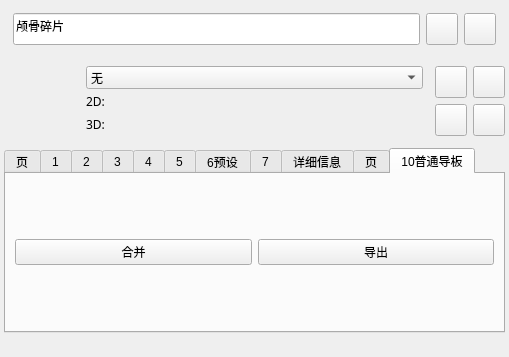
<?xml version="1.0" encoding="UTF-8"?>
<ui version="4.0">
 <class>JVC_Normal</class>
 <widget class="qMRMLWidget" name="JVC_Normal">
  <property name="geometry">
   <rect>
    <x>0</x>
    <y>0</y>
    <width>509</width>
    <height>357</height>
   </rect>
  </property>
  <property name="styleSheet">
   <string notr="true"/>
  </property>
  <layout class="QHBoxLayout" name="horizontalLayout_2">
   <property name="leftMargin">
    <number>4</number>
   </property>
   <property name="topMargin">
    <number>4</number>
   </property>
   <property name="rightMargin">
    <number>4</number>
   </property>
   <property name="bottomMargin">
    <number>4</number>
   </property>
   <item>
    <widget class="QWidget" name="widget" native="true">
     <property name="styleSheet">
      <string notr="true"/>
     </property>
     <layout class="QVBoxLayout" name="verticalLayout_2">
      <property name="spacing">
       <number>12</number>
      </property>
      <property name="leftMargin">
       <number>0</number>
      </property>
      <property name="topMargin">
       <number>0</number>
      </property>
      <property name="rightMargin">
       <number>0</number>
      </property>
      <property name="bottomMargin">
       <number>0</number>
      </property>
      <item>
       <spacer name="verticalSpacer">
        <property name="orientation">
         <enum>Qt::Vertical</enum>
        </property>
        <property name="sizeHint" stdset="0">
         <size>
          <width>20</width>
          <height>40</height>
         </size>
        </property>
       </spacer>
      </item>
      <item>
       <widget class="QWidget" name="widget_4" native="true">
        <layout class="QHBoxLayout" name="horizontalLayout_16">
         <item>
          <widget class="QLineEdit" name="lblName">
           <property name="minimumSize">
            <size>
             <width>0</width>
             <height>32</height>
            </size>
           </property>
           <property name="text">
            <string>颅骨碎片</string>
           </property>
          </widget>
         </item>
         <item>
          <widget class="QPushButton" name="btn_export">
           <property name="minimumSize">
            <size>
             <width>32</width>
             <height>32</height>
            </size>
           </property>
           <property name="maximumSize">
            <size>
             <width>32</width>
             <height>32</height>
            </size>
           </property>
           <property name="text">
            <string/>
           </property>
          </widget>
         </item>
         <item>
          <widget class="QPushButton" name="btnColor">
           <property name="minimumSize">
            <size>
             <width>32</width>
             <height>32</height>
            </size>
           </property>
           <property name="maximumSize">
            <size>
             <width>32</width>
             <height>32</height>
            </size>
           </property>
           <property name="text">
            <string/>
           </property>
          </widget>
         </item>
        </layout>
       </widget>
      </item>
      <item>
       <layout class="QHBoxLayout" name="horizontalLayout">
        <item>
         <widget class="QLabel" name="lblImage">
          <property name="minimumSize">
           <size>
            <width>70</width>
            <height>70</height>
           </size>
          </property>
          <property name="maximumSize">
           <size>
            <width>70</width>
            <height>70</height>
           </size>
          </property>
          <property name="styleSheet">
           <string notr="true"/>
          </property>
          <property name="text">
           <string/>
          </property>
         </widget>
        </item>
        <item>
         <layout class="QVBoxLayout" name="verticalLayout" stretch="1,2">
          <property name="spacing">
           <number>0</number>
          </property>
          <item>
           <widget class="QComboBox" name="comboBox">
            <property name="sizePolicy">
             <sizepolicy hsizetype="Expanding" vsizetype="Expanding">
              <horstretch>0</horstretch>
              <verstretch>0</verstretch>
             </sizepolicy>
            </property>
            <item>
             <property name="text">
              <string>无</string>
             </property>
            </item>
            <item>
             <property name="text">
              <string>平面切割</string>
             </property>
            </item>
            <item>
             <property name="text">
              <string>膨胀</string>
             </property>
            </item>
            <item>
             <property name="text">
              <string>缩小</string>
             </property>
            </item>
            <item>
             <property name="text">
              <string>镜像</string>
             </property>
            </item>
            <item>
             <property name="text">
              <string>合成</string>
             </property>
            </item>
            <item>
             <property name="text">
              <string>镂空</string>
             </property>
            </item>
            <item>
             <property name="text">
              <string>转分割</string>
             </property>
            </item>
           </widget>
          </item>
          <item>
           <widget class="QWidget" name="widget_3" native="true">
            <property name="minimumSize">
             <size>
              <width>0</width>
              <height>30</height>
             </size>
            </property>
            <property name="styleSheet">
             <string notr="true"/>
            </property>
            <layout class="QVBoxLayout" name="verticalLayout_7">
             <property name="spacing">
              <number>0</number>
             </property>
             <property name="leftMargin">
              <number>0</number>
             </property>
             <property name="topMargin">
              <number>0</number>
             </property>
             <property name="rightMargin">
              <number>0</number>
             </property>
             <property name="bottomMargin">
              <number>0</number>
             </property>
             <item>
              <layout class="QHBoxLayout" name="horizontalLayout_15" stretch="1,5">
               <item>
                <widget class="QLabel" name="lblName_3">
                 <property name="font">
                  <font>
                   <family>Source Han Sans CN-Regular, Source Han Sans CN</family>
                   <weight>50</weight>
                   <italic>false</italic>
                   <bold>false</bold>
                  </font>
                 </property>
                 <property name="styleSheet">
                  <string notr="true"/>
                 </property>
                 <property name="text">
                  <string>2D:</string>
                 </property>
                 <property name="alignment">
                  <set>Qt::AlignLeading|Qt::AlignLeft|Qt::AlignVCenter</set>
                 </property>
                </widget>
               </item>
               <item>
                <widget class="ctkSliderWidget" name="sliderOpacity2D" native="true">
                 <property name="decimals" stdset="0">
                  <number>0</number>
                 </property>
                 <property name="singleStep" stdset="0">
                  <double>1.000000000000000</double>
                 </property>
                 <property name="pageStep" stdset="0">
                  <double>1.000000000000000</double>
                 </property>
                 <property name="minimum" stdset="0">
                  <double>0.000000000000000</double>
                 </property>
                 <property name="maximum" stdset="0">
                  <double>100.000000000000000</double>
                 </property>
                 <property name="value" stdset="0">
                  <double>70.000000000000000</double>
                 </property>
                 <property name="suffix" stdset="0">
                  <string>%</string>
                 </property>
                </widget>
               </item>
              </layout>
             </item>
             <item>
              <layout class="QHBoxLayout" name="horizontalLayout_13" stretch="1,5">
               <item>
                <widget class="QLabel" name="lblName_2">
                 <property name="font">
                  <font>
                   <family>Source Han Sans CN-Regular, Source Han Sans CN</family>
                   <weight>50</weight>
                   <italic>false</italic>
                   <bold>false</bold>
                  </font>
                 </property>
                 <property name="styleSheet">
                  <string notr="true"/>
                 </property>
                 <property name="text">
                  <string>3D:</string>
                 </property>
                 <property name="alignment">
                  <set>Qt::AlignLeading|Qt::AlignLeft|Qt::AlignVCenter</set>
                 </property>
                </widget>
               </item>
               <item>
                <widget class="ctkSliderWidget" name="sliderOpacity" native="true">
                 <property name="decimals" stdset="0">
                  <number>0</number>
                 </property>
                 <property name="singleStep" stdset="0">
                  <double>1.000000000000000</double>
                 </property>
                 <property name="pageStep" stdset="0">
                  <double>1.000000000000000</double>
                 </property>
                 <property name="minimum" stdset="0">
                  <double>0.000000000000000</double>
                 </property>
                 <property name="maximum" stdset="0">
                  <double>100.000000000000000</double>
                 </property>
                 <property name="value" stdset="0">
                  <double>70.000000000000000</double>
                 </property>
                 <property name="suffix" stdset="0">
                  <string>%</string>
                 </property>
                </widget>
               </item>
              </layout>
             </item>
            </layout>
           </widget>
          </item>
         </layout>
        </item>
        <item>
         <layout class="QGridLayout" name="gridLayout">
          <property name="spacing">
           <number>6</number>
          </property>
          <item row="0" column="0">
           <widget class="QPushButton" name="btnModify">
            <property name="minimumSize">
             <size>
              <width>32</width>
              <height>32</height>
             </size>
            </property>
            <property name="maximumSize">
             <size>
              <width>32</width>
              <height>32</height>
             </size>
            </property>
            <property name="styleSheet">
             <string notr="true"/>
            </property>
            <property name="text">
             <string/>
            </property>
            <property name="checkable">
             <bool>false</bool>
            </property>
           </widget>
          </item>
          <item row="0" column="1">
           <widget class="QPushButton" name="btnDelete">
            <property name="minimumSize">
             <size>
              <width>32</width>
              <height>32</height>
             </size>
            </property>
            <property name="maximumSize">
             <size>
              <width>32</width>
              <height>32</height>
             </size>
            </property>
            <property name="styleSheet">
             <string notr="true"/>
            </property>
            <property name="text">
             <string/>
            </property>
            <property name="checkable">
             <bool>false</bool>
            </property>
           </widget>
          </item>
          <item row="1" column="0">
           <widget class="QPushButton" name="btn2D">
            <property name="minimumSize">
             <size>
              <width>32</width>
              <height>32</height>
             </size>
            </property>
            <property name="maximumSize">
             <size>
              <width>32</width>
              <height>32</height>
             </size>
            </property>
            <property name="styleSheet">
             <string notr="true"/>
            </property>
            <property name="text">
             <string/>
            </property>
            <property name="checkable">
             <bool>false</bool>
            </property>
           </widget>
          </item>
          <item row="1" column="1">
           <widget class="QPushButton" name="btn3D">
            <property name="minimumSize">
             <size>
              <width>32</width>
              <height>32</height>
             </size>
            </property>
            <property name="maximumSize">
             <size>
              <width>32</width>
              <height>32</height>
             </size>
            </property>
            <property name="styleSheet">
             <string notr="true"/>
            </property>
            <property name="text">
             <string/>
            </property>
            <property name="checkable">
             <bool>true</bool>
            </property>
           </widget>
          </item>
         </layout>
        </item>
       </layout>
      </item>
      <item>
       <widget class="QTabWidget" name="tabWidget">
        <property name="styleSheet">
         <string notr="true"/>
        </property>
        <property name="currentIndex">
         <number>10</number>
        </property>
        <widget class="QWidget" name="tab_6">
         <attribute name="title">
          <string>页</string>
         </attribute>
        </widget>
        <widget class="QWidget" name="tab">
         <attribute name="title">
          <string>1</string>
         </attribute>
         <layout class="QVBoxLayout" name="verticalLayout_5">
          <item>
           <layout class="QHBoxLayout" name="horizontalLayout_3">
            <item>
             <spacer name="horizontalSpacer">
              <property name="orientation">
               <enum>Qt::Horizontal</enum>
              </property>
              <property name="sizeHint" stdset="0">
               <size>
                <width>40</width>
                <height>20</height>
               </size>
              </property>
             </spacer>
            </item>
            <item>
             <widget class="QComboBox" name="plane_cut_cb">
              <property name="minimumSize">
               <size>
                <width>200</width>
                <height>0</height>
               </size>
              </property>
              <item>
               <property name="text">
                <string>无</string>
               </property>
              </item>
              <item>
               <property name="text">
                <string>笔刷</string>
               </property>
              </item>
              <item>
               <property name="text">
                <string>钢笔</string>
               </property>
              </item>
              <item>
               <property name="text">
                <string>删除</string>
               </property>
              </item>
              <item>
               <property name="text">
                <string>平滑</string>
               </property>
              </item>
              <item>
               <property name="text">
                <string>膨胀</string>
               </property>
              </item>
              <item>
               <property name="text">
                <string>缩小</string>
               </property>
              </item>
              <item>
               <property name="text">
                <string>阈值</string>
               </property>
              </item>
              <item>
               <property name="text">
                <string>镂空</string>
               </property>
              </item>
              <item>
               <property name="text">
                <string>岛</string>
               </property>
              </item>
             </widget>
            </item>
            <item>
             <widget class="QPushButton" name="plane_cut_apply">
              <property name="text">
               <string>确定</string>
              </property>
             </widget>
            </item>
            <item>
             <spacer name="horizontalSpacer_2">
              <property name="orientation">
               <enum>Qt::Horizontal</enum>
              </property>
              <property name="sizeHint" stdset="0">
               <size>
                <width>40</width>
                <height>20</height>
               </size>
              </property>
             </spacer>
            </item>
           </layout>
          </item>
         </layout>
        </widget>
        <widget class="QWidget" name="tab_4">
         <attribute name="title">
          <string>2</string>
         </attribute>
         <layout class="QVBoxLayout" name="verticalLayout_3">
          <item>
           <layout class="QVBoxLayout" name="verticalLayout_4" stretch="3">
            <item>
             <layout class="QHBoxLayout" name="horizontalLayout_4" stretch="1,5,1">
              <item>
               <widget class="QLabel" name="label_12">
                <property name="text">
                 <string>膨胀大小:</string>
                </property>
               </widget>
              </item>
              <item>
               <widget class="qMRMLLinearTransformSlider" name="margin_out_slider" native="true">
                <property name="sizePolicy">
                 <sizepolicy hsizetype="Preferred" vsizetype="Fixed">
                  <horstretch>0</horstretch>
                  <verstretch>0</verstretch>
                 </sizepolicy>
                </property>
                <property name="minimumSize">
                 <size>
                  <width>0</width>
                  <height>40</height>
                 </size>
                </property>
                <property name="decimals" stdset="0">
                 <number>0</number>
                </property>
                <property name="minimum" stdset="0">
                 <double>1.000000000000000</double>
                </property>
                <property name="maximum" stdset="0">
                 <double>6.000000000000000</double>
                </property>
               </widget>
              </item>
              <item>
               <widget class="QPushButton" name="margin_out_apply">
                <property name="text">
                 <string>确定</string>
                </property>
               </widget>
              </item>
             </layout>
            </item>
           </layout>
          </item>
         </layout>
        </widget>
        <widget class="QWidget" name="tab_3">
         <attribute name="title">
          <string>3</string>
         </attribute>
         <layout class="QHBoxLayout" name="horizontalLayout_6">
          <item>
           <layout class="QHBoxLayout" name="horizontalLayout_5" stretch="1,5,1">
            <item>
             <widget class="QLabel" name="label_13">
              <property name="text">
               <string>缩小:</string>
              </property>
             </widget>
            </item>
            <item>
             <widget class="qMRMLLinearTransformSlider" name="margin_in_slider" native="true">
              <property name="sizePolicy">
               <sizepolicy hsizetype="Preferred" vsizetype="Fixed">
                <horstretch>0</horstretch>
                <verstretch>0</verstretch>
               </sizepolicy>
              </property>
              <property name="decimals" stdset="0">
               <number>0</number>
              </property>
              <property name="minimum" stdset="0">
               <double>1.000000000000000</double>
              </property>
              <property name="maximum" stdset="0">
               <double>6.000000000000000</double>
              </property>
             </widget>
            </item>
            <item>
             <widget class="QPushButton" name="margin_in_apply">
              <property name="text">
               <string>确定</string>
              </property>
             </widget>
            </item>
           </layout>
          </item>
         </layout>
        </widget>
        <widget class="QWidget" name="tab_2">
         <attribute name="title">
          <string>4</string>
         </attribute>
         <layout class="QVBoxLayout" name="verticalLayout_6">
          <item>
           <layout class="QHBoxLayout" name="horizontalLayout_8">
            <item>
             <spacer name="horizontalSpacer_3">
              <property name="orientation">
               <enum>Qt::Horizontal</enum>
              </property>
              <property name="sizeHint" stdset="0">
               <size>
                <width>40</width>
                <height>20</height>
               </size>
              </property>
             </spacer>
            </item>
            <item>
             <widget class="QComboBox" name="mirror_cb">
              <property name="minimumSize">
               <size>
                <width>200</width>
                <height>0</height>
               </size>
              </property>
              <item>
               <property name="text">
                <string>无</string>
               </property>
              </item>
              <item>
               <property name="text">
                <string>笔刷</string>
               </property>
              </item>
              <item>
               <property name="text">
                <string>钢笔</string>
               </property>
              </item>
              <item>
               <property name="text">
                <string>删除</string>
               </property>
              </item>
              <item>
               <property name="text">
                <string>平滑</string>
               </property>
              </item>
              <item>
               <property name="text">
                <string>膨胀</string>
               </property>
              </item>
              <item>
               <property name="text">
                <string>缩小</string>
               </property>
              </item>
              <item>
               <property name="text">
                <string>阈值</string>
               </property>
              </item>
              <item>
               <property name="text">
                <string>镂空</string>
               </property>
              </item>
              <item>
               <property name="text">
                <string>岛</string>
               </property>
              </item>
             </widget>
            </item>
            <item>
             <widget class="QPushButton" name="mirror_apply">
              <property name="text">
               <string>确定</string>
              </property>
             </widget>
            </item>
            <item>
             <spacer name="horizontalSpacer_4">
              <property name="orientation">
               <enum>Qt::Horizontal</enum>
              </property>
              <property name="sizeHint" stdset="0">
               <size>
                <width>40</width>
                <height>20</height>
               </size>
              </property>
             </spacer>
            </item>
           </layout>
          </item>
         </layout>
        </widget>
        <widget class="QWidget" name="tab_5">
         <attribute name="title">
          <string>5</string>
         </attribute>
         <layout class="QHBoxLayout" name="horizontalLayout_7">
          <item>
           <widget class="QWidget" name="widget_2" native="true">
            <layout class="QHBoxLayout" name="horizontalLayout_10">
             <item>
              <layout class="QHBoxLayout" name="horizontalLayout_9">
               <item>
                <spacer name="horizontalSpacer_5">
                 <property name="orientation">
                  <enum>Qt::Horizontal</enum>
                 </property>
                 <property name="sizeHint" stdset="0">
                  <size>
                   <width>40</width>
                   <height>20</height>
                  </size>
                 </property>
                </spacer>
               </item>
               <item>
                <widget class="QComboBox" name="combine_cb">
                 <property name="minimumSize">
                  <size>
                   <width>200</width>
                   <height>0</height>
                  </size>
                 </property>
                 <item>
                  <property name="text">
                   <string>无</string>
                  </property>
                 </item>
                 <item>
                  <property name="text">
                   <string>笔刷</string>
                  </property>
                 </item>
                 <item>
                  <property name="text">
                   <string>钢笔</string>
                  </property>
                 </item>
                 <item>
                  <property name="text">
                   <string>删除</string>
                  </property>
                 </item>
                 <item>
                  <property name="text">
                   <string>平滑</string>
                  </property>
                 </item>
                 <item>
                  <property name="text">
                   <string>膨胀</string>
                  </property>
                 </item>
                 <item>
                  <property name="text">
                   <string>缩小</string>
                  </property>
                 </item>
                 <item>
                  <property name="text">
                   <string>阈值</string>
                  </property>
                 </item>
                 <item>
                  <property name="text">
                   <string>镂空</string>
                  </property>
                 </item>
                 <item>
                  <property name="text">
                   <string>岛</string>
                  </property>
                 </item>
                </widget>
               </item>
               <item>
                <widget class="QPushButton" name="combine_apply">
                 <property name="text">
                  <string>确定</string>
                 </property>
                </widget>
               </item>
               <item>
                <spacer name="horizontalSpacer_6">
                 <property name="orientation">
                  <enum>Qt::Horizontal</enum>
                 </property>
                 <property name="sizeHint" stdset="0">
                  <size>
                   <width>40</width>
                   <height>20</height>
                  </size>
                 </property>
                </spacer>
               </item>
              </layout>
             </item>
            </layout>
           </widget>
          </item>
         </layout>
        </widget>
        <widget class="QWidget" name="tab_7">
         <attribute name="title">
          <string>6预设</string>
         </attribute>
         <layout class="QHBoxLayout" name="horizontalLayout_12">
          <item>
           <layout class="QHBoxLayout" name="horizontalLayout_11" stretch="1,5,1">
            <item>
             <widget class="QLabel" name="label_18">
              <property name="text">
               <string>大小:</string>
              </property>
             </widget>
            </item>
            <item>
             <widget class="qMRMLLinearTransformSlider" name="hollow_slider" native="true">
              <property name="sizePolicy">
               <sizepolicy hsizetype="Preferred" vsizetype="Fixed">
                <horstretch>0</horstretch>
                <verstretch>0</verstretch>
               </sizepolicy>
              </property>
              <property name="decimals" stdset="0">
               <number>0</number>
              </property>
              <property name="minimum" stdset="0">
               <double>1.000000000000000</double>
              </property>
              <property name="maximum" stdset="0">
               <double>6.000000000000000</double>
              </property>
             </widget>
            </item>
            <item>
             <widget class="QPushButton" name="hollow_apply">
              <property name="text">
               <string>确定</string>
              </property>
             </widget>
            </item>
           </layout>
          </item>
         </layout>
        </widget>
        <widget class="QWidget" name="tab_9">
         <attribute name="title">
          <string>7</string>
         </attribute>
         <layout class="QHBoxLayout" name="horizontalLayout_14">
          <item>
           <spacer name="horizontalSpacer_7">
            <property name="orientation">
             <enum>Qt::Horizontal</enum>
            </property>
            <property name="sizeHint" stdset="0">
             <size>
              <width>40</width>
              <height>20</height>
             </size>
            </property>
           </spacer>
          </item>
          <item>
           <widget class="QPushButton" name="convert_segment_apply">
            <property name="text">
             <string>确定</string>
            </property>
           </widget>
          </item>
          <item>
           <spacer name="horizontalSpacer_8">
            <property name="orientation">
             <enum>Qt::Horizontal</enum>
            </property>
            <property name="sizeHint" stdset="0">
             <size>
              <width>40</width>
              <height>20</height>
             </size>
            </property>
           </spacer>
          </item>
         </layout>
        </widget>
        <widget class="QWidget" name="tab_8">
         <attribute name="title">
          <string>详细信息</string>
         </attribute>
         <layout class="QVBoxLayout" name="verticalLayout_11">
          <item>
           <widget class="QPlainTextEdit" name="plainTextEdit"/>
          </item>
         </layout>
        </widget>
        <widget class="QWidget" name="tab_10">
         <attribute name="title">
          <string>页</string>
         </attribute>
         <layout class="QVBoxLayout" name="verticalLayout_8">
          <item>
           <widget class="QTextEdit" name="textEdit">
            <property name="styleSheet">
             <string notr="true"/>
            </property>
            <property name="html">
             <string>&lt;!DOCTYPE HTML PUBLIC &quot;-//W3C//DTD HTML 4.0//EN&quot; &quot;http://www.w3.org/TR/REC-html40/strict.dtd&quot;&gt;
&lt;html&gt;&lt;head&gt;&lt;meta name=&quot;qrichtext&quot; content=&quot;1&quot; /&gt;&lt;style type=&quot;text/css&quot;&gt;
p, li { white-space: pre-wrap; }
&lt;/style&gt;&lt;/head&gt;&lt;body style=&quot; font-family:'SimSun'; font-size:9pt; font-weight:400; font-style:normal;&quot;&gt;
&lt;p style=&quot;-qt-paragraph-type:empty; margin-top:0px; margin-bottom:0px; margin-left:0px; margin-right:0px; -qt-block-indent:0; text-indent:0px; font-family:'Microsoft YaHei UI';&quot;&gt;&lt;br /&gt;&lt;/p&gt;&lt;/body&gt;&lt;/html&gt;</string>
            </property>
           </widget>
          </item>
         </layout>
        </widget>
        <widget class="QWidget" name="tab_11">
         <attribute name="title">
          <string>10普通导板</string>
         </attribute>
         <layout class="QHBoxLayout" name="horizontalLayout_17">
          <item>
           <widget class="QPushButton" name="btn_puncture_combine">
            <property name="text">
             <string>合并</string>
            </property>
           </widget>
          </item>
          <item>
           <widget class="QPushButton" name="btn_puncture_export">
            <property name="text">
             <string>导出</string>
            </property>
           </widget>
          </item>
         </layout>
        </widget>
       </widget>
      </item>
      <item>
       <spacer name="verticalSpacer_3">
        <property name="orientation">
         <enum>Qt::Vertical</enum>
        </property>
        <property name="sizeType">
         <enum>QSizePolicy::Fixed</enum>
        </property>
        <property name="sizeHint" stdset="0">
         <size>
          <width>20</width>
          <height>20</height>
         </size>
        </property>
       </spacer>
      </item>
     </layout>
    </widget>
   </item>
  </layout>
 </widget>
 <customwidgets>
  <customwidget>
   <class>qMRMLWidget</class>
   <extends>QWidget</extends>
   <header>qMRMLWidget.h</header>
   <container>1</container>
  </customwidget>
  <customwidget>
   <class>ctkSliderWidget</class>
   <extends>QWidget</extends>
   <header>ctkSliderWidget.h</header>
  </customwidget>
  <customwidget>
   <class>qMRMLSliderWidget</class>
   <extends>ctkSliderWidget</extends>
   <header>qMRMLSliderWidget.h</header>
   <container>1</container>
  </customwidget>
  <customwidget>
   <class>qMRMLLinearTransformSlider</class>
   <extends>qMRMLSliderWidget</extends>
   <header>qMRMLLinearTransformSlider.h</header>
   <container>1</container>
  </customwidget>
 </customwidgets>
 <resources/>
 <connections/>
</ui>
